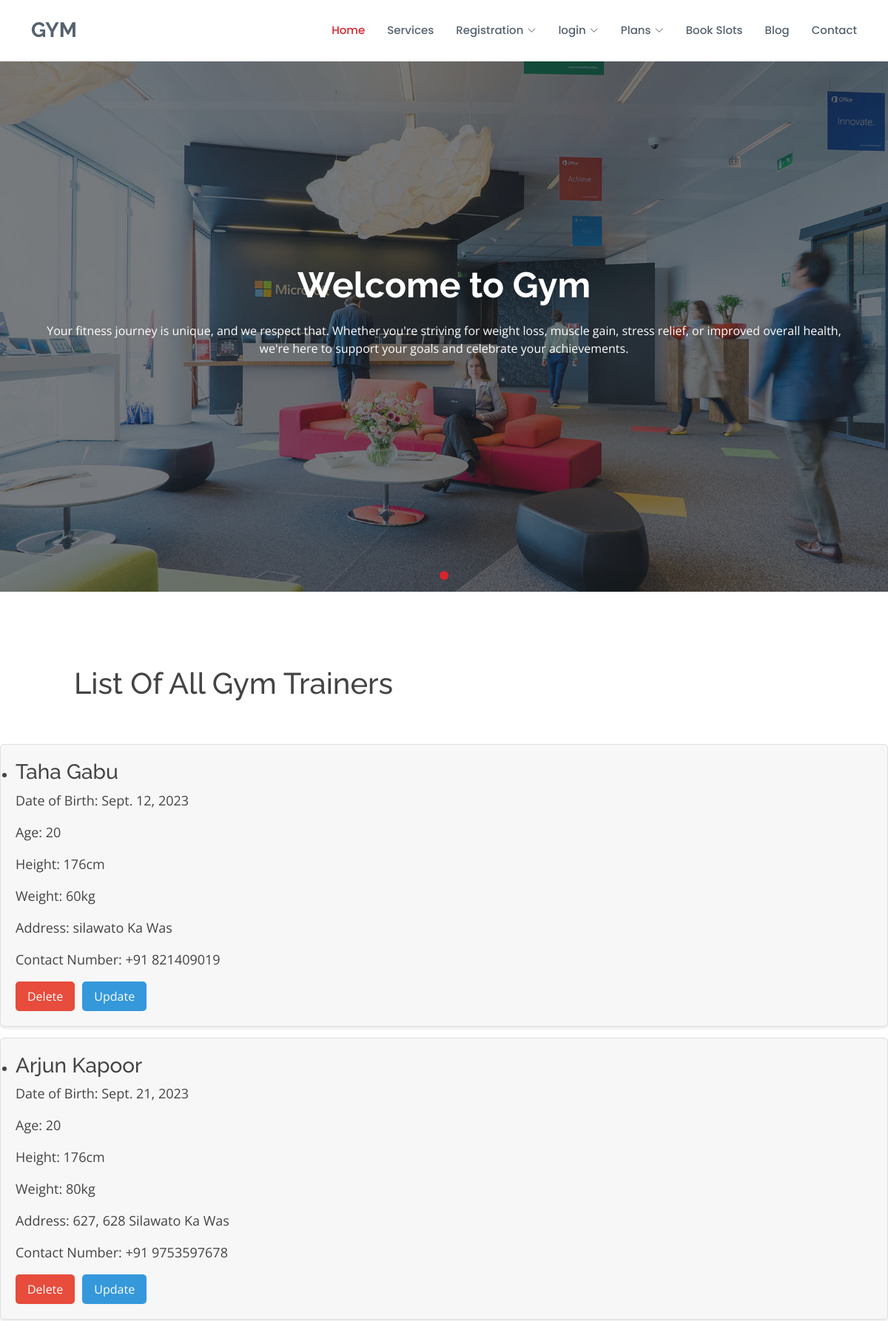
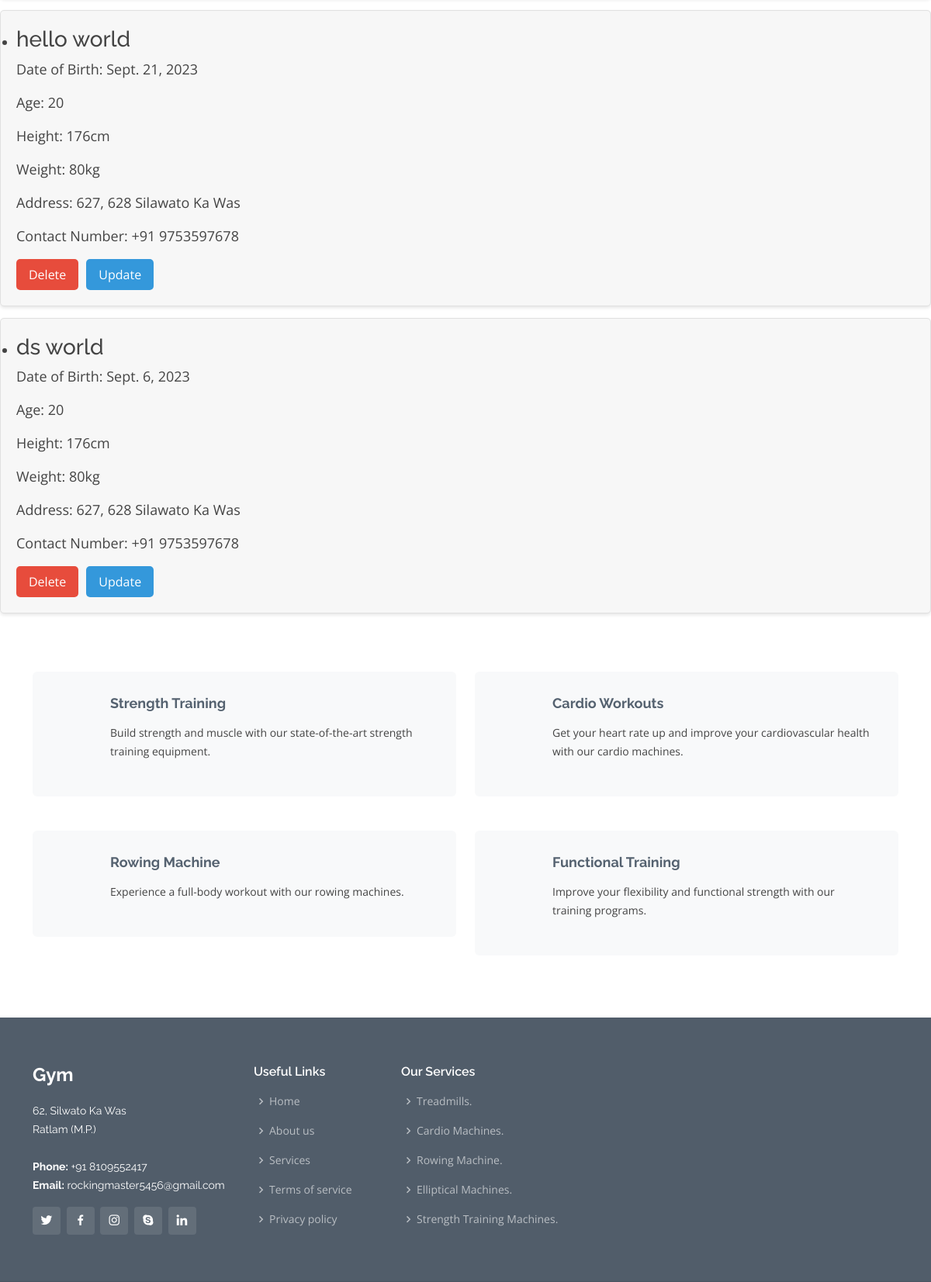
Screenshot of /gym/trainers (upper part) with the database file from the repository (2 pictures, top to bottom).
### gymApp/models.py (models this page shows)
class trainer(models.Model):
    fname = models.CharField(max_length=100)
    lname = models.CharField(max_length=100)
    dob = models.DateField()
    age = models.IntegerField()
    height = models.IntegerField()
    weight = models.IntegerField()
    address = models.TextField()
    number = models.IntegerField()

### gymApp/views.py (the view)
# urls.py: path("trainers",views.trainers,name="trainers"),
def trainers(request):
    listOfTrainers = trainer.objects.all().values()
    data = {
        "trainers":listOfTrainers
    }
    return render(request,"trainers.html",data)

### templates/trainers.html (shortened to what this page needs)
{% extends 'base.html' %}
{% block body %}
<div style="padding-top :100px; padding-bottom: 50px; padding-left : 100px" >
<h1>List Of All Gym Trainers</h1>
</div>
{% for i in trainers  %}
  <ul class="listClass">
    <li>
      <div class="member-info">
        <h3>{{i.fname}} {{i.lname}}</h3>
        <p>Date of Birth: {{i.dob}}</p>
        <p>Age: {{i.age}}</p>
        <p>Height: {{i.height}}cm</p>
        <p>Weight: {{i.weight}}kg</p>
        <p>Address: {{i.address}}</p>
        <p>Contact Number: +91 {{i.number}}</p>
      </div>
      <div class="member-buttons">
        <form action="{% url 'deletingTrainer' %}" method="post" onsubmit="return confirm('Are you sure you want to delete this trainer?');">
          <button class="delete-button" type="submit">Delete</button>
        </form>
        <a href="{% url 'updationTrainer' id=i.id %}">
          <button class="update-button">Update</button>
        </a>
      </div>
    </li>
  </ul>
{% endfor %}
{% endblock body %}

### static/assets/css/style.css (style rules this page uses)
body { font-family: "Open Sans", sans-serif; color: #444444; }
a { text-decoration: none; color: #d9232d; }
h1, h2, h3, h4, h5, h6 { font-family: "Raleway", sans-serif; }

### templates/trainers.html (style rules this page uses)
.listClass { background-color: #f7f7f7; border: 1px solid #e0e0e0; border-radius: 5px; margin-bottom: 15px; padding: 20px; box-shadow: 0 2px 4px rgba(0, 0, 0, 0.1); display: flex; justify-content: space-between; align-items: center; }
.member-info { flex: 1; margin-right: 10px; font-size: large; }
.member-buttons { display: flex; align-items: center; }
.delete-button { background-color: #e74c3c; color: #fff; border: none; border-radius: 5px; padding: 8px 16px; margin-right: 10px; cursor: pointer; }
.update-button { background-color: #3498db; color: #fff; border: none; border-radius: 5px; padding: 8px 16px; cursor: pointer; }

### rows the page displays
trainer: fname "Taha", lname "Gabu", dob "Sept. 12, 2023", age "20", height "176", weight "60", address "silawato Ka Was", number "821409019"
trainer: fname "Arjun", lname "Kapoor", dob "Sept. 21, 2023", age "20", height "176", weight "80", address "627, 628 Silawato Ka Was", number "9753597678"
trainer: fname "hello", lname "world", dob "Sept. 21, 2023", age "20", height "176", weight "80", address "627, 628 Silawato Ka Was", number "9753597678"
trainer: fname "ds", lname "world", dob "Sept. 6, 2023", age "20", height "176", weight "80", address "627, 628 Silawato Ka Was", number "9753597678"
